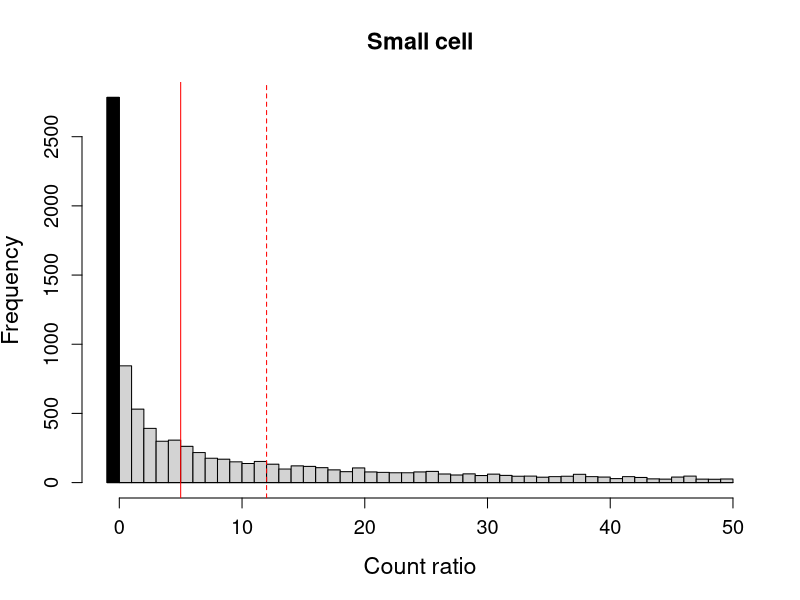
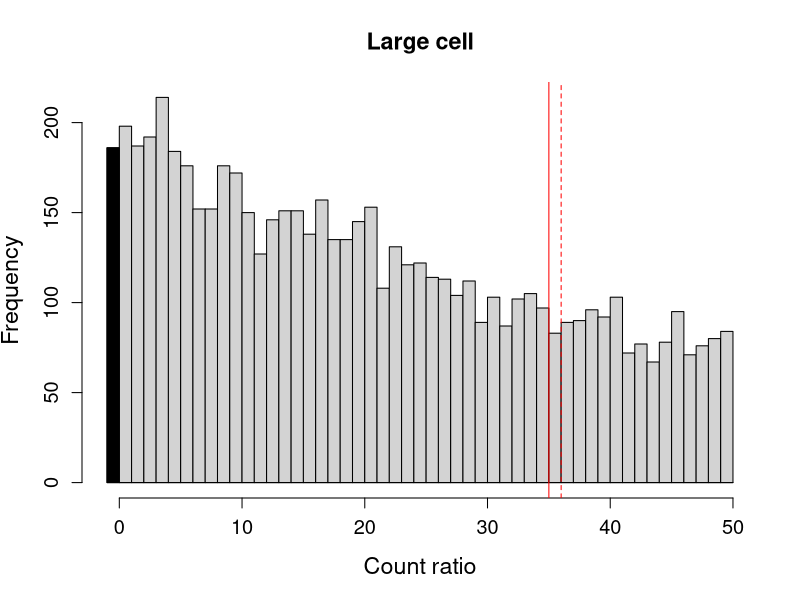

These charts were generated, in order, by the following R code:
# This generates a plot indicating why the median fails with high numbers of low counts.

set.seed(100)

y1 <- rnbinom(10000, mu=20, size=0.3)
y2 <- rnbinom(10000, mu=50, size=1)

upper <- 50
pdf("small_cell.pdf")
hist(y1[y1<=upper], include.lowest=FALSE, breaks=-1:upper, main="Small cell", cex.axis=1.2, cex.main=1.4, cex.lab=1.4, xlab="Count ratio")
hist(y1[y1==0], include.lowest=FALSE, breaks=-1:upper, add=TRUE, col="black")
abline(v=median(y1), col="red")
abline(v=median(y1[y1>0]), col="red", lty=2)
dev.off()

pdf("large_cell.pdf")
hist(y2[y2<=upper], include.lowest=FALSE, breaks=-1:upper, main="Large cell", cex.axis=1.2, cex.main=1.4, cex.lab=1.4, xlab="Count ratio")
hist(y2[y2==0], include.lowest=FALSE, breaks=-1:upper, add=TRUE, col="black")
abline(v=median(y2), col="red")
abline(v=median(y2[y2>0]), col="red", lty=2)
dev.off()
